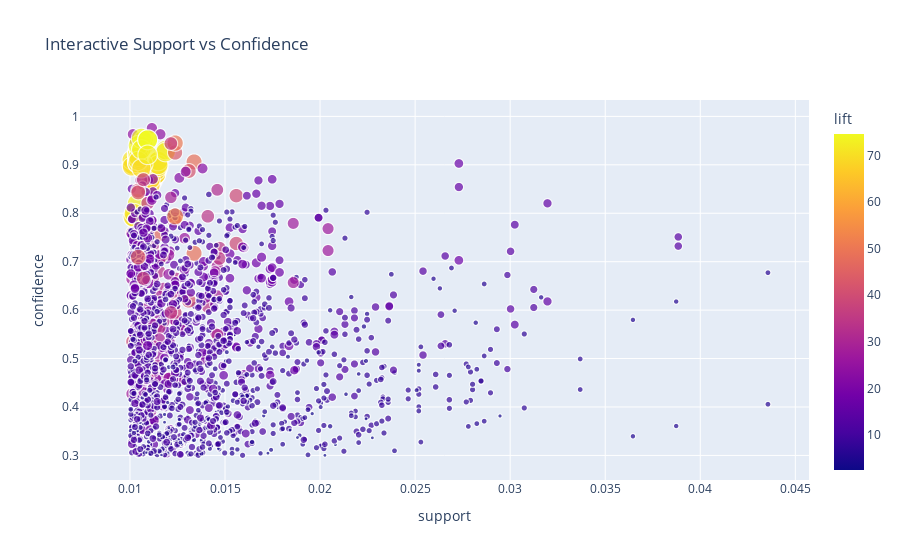

This figure's notebook cell:
### Code cell
## Tạo biểu đồ bằng HTML (Plotly)
if PLOT_PLOTLY_SCATTER and not rules_filtered_ap.empty:
    visualizer.plot_rules_support_confidence_scatter_interactive(
        rules_df=rules_filtered_ap,
    )
else:
    if rules_filtered_ap.empty:
        print("Không có luật nào sau khi lọc để vẽ scatter Plotly.")
    else:
        print("PLOT_PLOTLY_SCATTER = False, bỏ qua biểu đồ Plotly.")

### Figure 1 — Plotly figure (JSON) as saved in the notebook; plotly's stock layout.template omitted (floating-point values rounded to 4 significant figures; data arrays with more than 128 entries replaced by an {"elided": "..."} marker saying what was removed)
{"data": [{"customdata": {"elided": "1794x2 str values"}, "hovertemplate": "support=%{x}<br>confidence=%{y}<br>lift=%{marker.color}<br>antecedents_str=%{customdata[0]}<br>consequents_str=%{customdata[1]}<extra></extra>", "legendgroup": "", "marker": {"color": {"elided": "1794 float values"}, "coloraxis": "coloraxis", "size": {"elided": "1794 float values"}, "sizemode": "area", "sizeref": 0.1864, "symbol": "circle"}, "mode": "markers", "name": "", "showlegend": false, "type": "scattergl", "x": {"elided": "1794 float values"}, "xaxis": "x", "y": {"elided": "1794 float values"}, "yaxis": "y"}], "layout": {"coloraxis": {"colorbar": {"title": {"text": "lift"}}, "colorscale": [[0, "#0d0887"], [0.1111, "#46039f"], [0.2222, "#7201a8"], [0.3333, "#9c179e"], [0.4444, "#bd3786"], [0.5556, "#d8576b"], [0.6667, "#ed7953"], [0.7778, "#fb9f3a"], [0.8889, "#fdca26"], [1, "#f0f921"]]}, "legend": {"itemsizing": "constant", "tracegroupgap": 0}, "title": {"text": "Interactive Support vs Confidence"}, "xaxis": {"anchor": "y", "domain": [0, 1], "title": {"text": "support"}}, "yaxis": {"anchor": "x", "domain": [0, 1], "title": {"text": "confidence"}}}}
